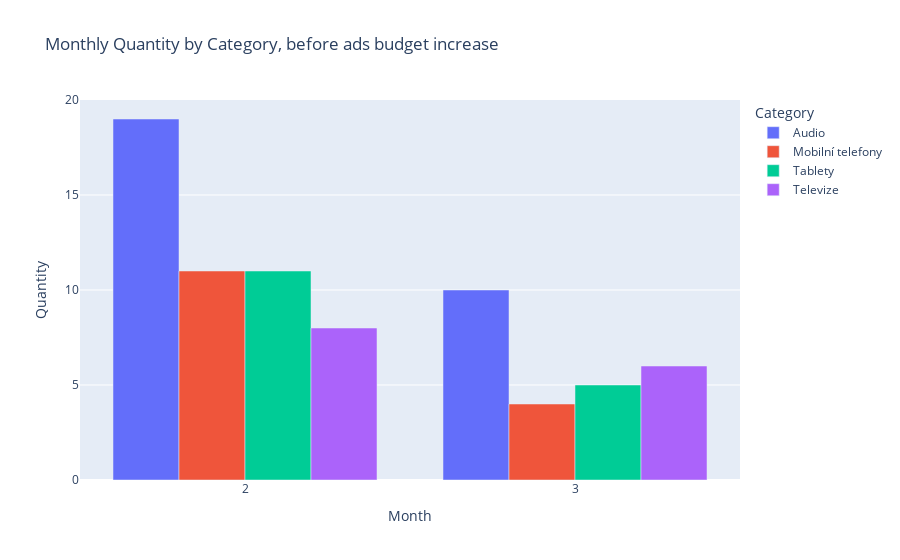

The notebook cell saved with this chart:
### Code cell
import pandas as pd
import plotly.express as px

filtered_data = merged_df[merged_df['Date'] >= '2022-03-18']
before_ads = merged_df[merged_df['Date'] < '2022-03-18']

merged_df = pd.read_csv('merged_data.csv')


merged_df['Date'] = pd.to_datetime(merged_df['Date'])

merged_df['Month'] = merged_df['Date'].dt.month

monthly_quantity = before_ads.groupby(['Month', 'Category'])['Quantity'].sum().reset_index()


fig = px.bar(monthly_quantity, x='Month', y='Quantity', color='Category',
             labels={'Month': 'Month', 'Quantity': 'Quantity'},
             title='Monthly Quantity by Category, before ads budget increase', barmode='group')

fig.show()

fig.write_image("3_before_category.png")

### Figure 1 — Plotly figure (JSON) as saved in the notebook; plotly's stock layout.template omitted (floating-point values rounded to 4 significant figures)
{"data": [{"alignmentgroup": "True", "hovertemplate": "Category=Audio<br>Month=%{x}<br>Quantity=%{y}<extra></extra>", "legendgroup": "Audio", "marker": {"color": "#636efa", "pattern": {"shape": ""}}, "name": "Audio", "offsetgroup": "Audio", "orientation": "v", "showlegend": true, "textposition": "auto", "type": "bar", "x": [2, 3], "xaxis": "x", "y": [19, 10], "yaxis": "y"}, {"alignmentgroup": "True", "hovertemplate": "Category=Mobilní telefony<br>Month=%{x}<br>Quantity=%{y}<extra></extra>", "legendgroup": "Mobilní telefony", "marker": {"color": "#EF553B", "pattern": {"shape": ""}}, "name": "Mobilní telefony", "offsetgroup": "Mobilní telefony", "orientation": "v", "showlegend": true, "textposition": "auto", "type": "bar", "x": [2, 3], "xaxis": "x", "y": [11, 4], "yaxis": "y"}, {"alignmentgroup": "True", "hovertemplate": "Category=Tablety<br>Month=%{x}<br>Quantity=%{y}<extra></extra>", "legendgroup": "Tablety", "marker": {"color": "#00cc96", "pattern": {"shape": ""}}, "name": "Tablety", "offsetgroup": "Tablety", "orientation": "v", "showlegend": true, "textposition": "auto", "type": "bar", "x": [2, 3], "xaxis": "x", "y": [11, 5], "yaxis": "y"}, {"alignmentgroup": "True", "hovertemplate": "Category=Televize<br>Month=%{x}<br>Quantity=%{y}<extra></extra>", "legendgroup": "Televize", "marker": {"color": "#ab63fa", "pattern": {"shape": ""}}, "name": "Televize", "offsetgroup": "Televize", "orientation": "v", "showlegend": true, "textposition": "auto", "type": "bar", "x": [2, 3], "xaxis": "x", "y": [8, 6], "yaxis": "y"}], "layout": {"barmode": "group", "legend": {"title": {"text": "Category"}, "tracegroupgap": 0}, "title": {"text": "Monthly Quantity by Category, before ads budget increase"}, "xaxis": {"anchor": "y", "domain": [0, 1], "title": {"text": "Month"}}, "yaxis": {"anchor": "x", "domain": [0, 1], "title": {"text": "Quantity"}}}}
